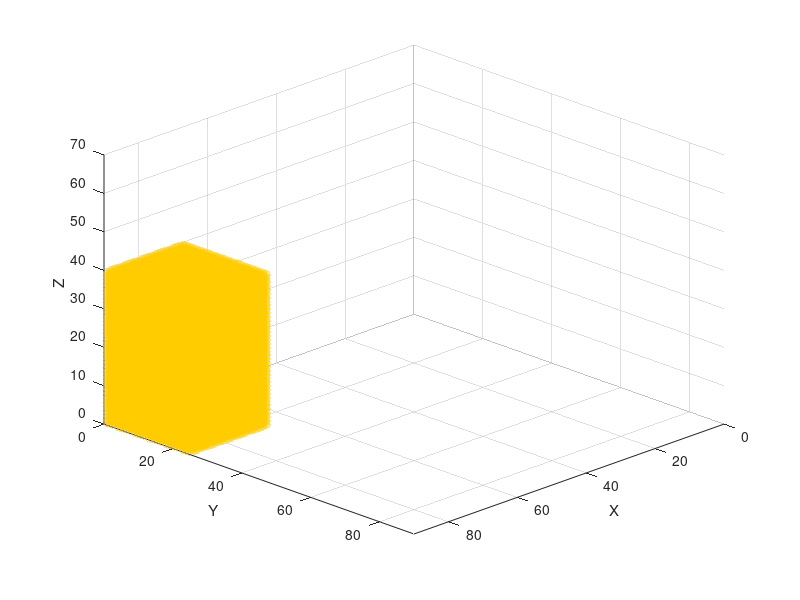

Write MATLAB code to recreate this figure. (Note: this script raises an error after producing the figure.)
%% Map dimensions (MAKE SURE THEY ARE THE SAME AS THE MAP CREATOR)
mapSizeX = 90; mapSizeY = 90; mapSizeZ = 70;
mapSize = [mapSizeX, mapSizeY, mapSizeZ];

%% Generate ROI and Object positions
% We store environment state in this matrix with this values:
% ---- 0 = free | 1= Occupied | 2 = unexplored | 3 = Frontier | 4 = ROI | 
% ---- 5 = Object
voxelStates = 2*ones(mapSize);

%% DEFINE ROI SETTINGS
voxelStates(68:90, 1:25, 1:40) = 4;

%% DEFINE OBJECTIVE LOCATION
objectX=79; objectY=13; objectZ=3;

% Define the object value
objectValue = 5;
% Compute 3x3x3 block centered on the object position
for dx = -1:1
    for dy = -1:1
        for dz = -1:1
            x = objectX + dx;
            y = objectY + dy;
            z = objectZ + dz;

            % Check bounds before assigning
            if x >= 1 && x <= size(voxelStates,1) && ...
               y >= 1 && y <= size(voxelStates,2) && ...
               z >= 1 && z <= size(voxelStates,3)
                voxelStates(x,y,z) = objectValue;
            end
        end
    end
end

figure;             
hold on; 
axis([0 mapSize(1) 0 mapSize(2) 0 mapSize(3)]);
grid on;
xlabel('X'); ylabel('Y'); zlabel('Z');


[rx, ry, rz] = ind2sub(size(voxelStates), find(voxelStates == 4));
scatter3(rx-0.5, ry-0.5, rz-0.5, 50, [1, 0.8, 0], 'filled', 'MarkerFaceAlpha', 0.5);

[gx, gy, gz] = ind2sub(size(voxelStates), find(voxelStates == 5));
scatter3(gx-0.5, gy-0.5, gz-0.5, 50, [0.6, 0.2, 0.8], 'filled', 'MarkerFaceAlpha', 1);

view(135, 30);

%% Save Voxel Initial States Matrix
save('../../Maps_ROI_Object_Situations/RandomObstacles_1_situations/RandomObstacles_1_voxelStates_3.mat','voxelStates');
disp('saved voxelStates_3.mat')
